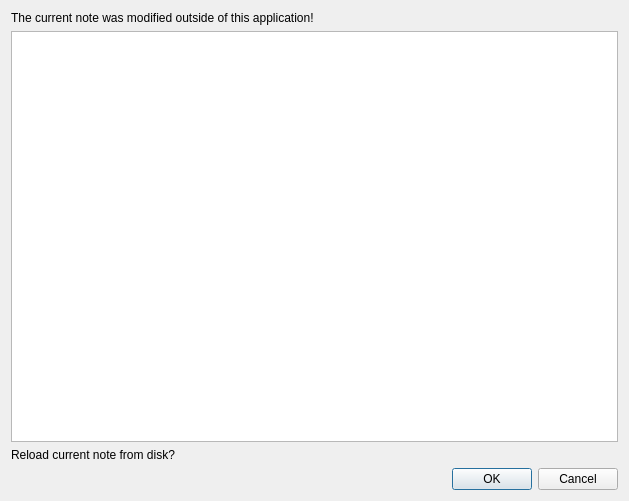
<?xml version="1.0" encoding="UTF-8"?>
<ui version="4.0">
 <class>NoteDiffDialog</class>
 <widget class="QDialog" name="NoteDiffDialog">
  <property name="windowModality">
   <enum>Qt::ApplicationModal</enum>
  </property>
  <property name="geometry">
   <rect>
    <x>0</x>
    <y>0</y>
    <width>629</width>
    <height>501</height>
   </rect>
  </property>
  <property name="windowTitle">
   <string>Note was modified externaly!</string>
  </property>
  <property name="modal">
   <bool>true</bool>
  </property>
  <layout class="QGridLayout" name="gridLayout">
   <item row="0" column="0">
    <layout class="QVBoxLayout" name="verticalLayout">
     <property name="spacing">
      <number>6</number>
     </property>
     <property name="sizeConstraint">
      <enum>QLayout::SetMinAndMaxSize</enum>
     </property>
     <item>
      <widget class="QLabel" name="label_2">
       <property name="text">
        <string>The current note was modified outside of this application!</string>
       </property>
      </widget>
     </item>
     <item>
      <widget class="QTextEdit" name="textEdit">
       <property name="readOnly">
        <bool>true</bool>
       </property>
      </widget>
     </item>
     <item>
      <widget class="QLabel" name="label">
       <property name="text">
        <string>Reload current note from disk?</string>
       </property>
      </widget>
     </item>
     <item>
      <widget class="QDialogButtonBox" name="buttonBox">
       <property name="sizePolicy">
        <sizepolicy hsizetype="Expanding" vsizetype="Fixed">
         <horstretch>0</horstretch>
         <verstretch>0</verstretch>
        </sizepolicy>
       </property>
       <property name="minimumSize">
        <size>
         <width>200</width>
         <height>0</height>
        </size>
       </property>
       <property name="maximumSize">
        <size>
         <width>1000</width>
         <height>16777215</height>
        </size>
       </property>
       <property name="orientation">
        <enum>Qt::Horizontal</enum>
       </property>
       <property name="standardButtons">
        <set>QDialogButtonBox::Cancel|QDialogButtonBox::Ok</set>
       </property>
      </widget>
     </item>
    </layout>
   </item>
  </layout>
 </widget>
 <resources/>
 <connections>
  <connection>
   <sender>buttonBox</sender>
   <signal>accepted()</signal>
   <receiver>NoteDiffDialog</receiver>
   <slot>accept()</slot>
   <hints>
    <hint type="sourcelabel">
     <x>248</x>
     <y>254</y>
    </hint>
    <hint type="destinationlabel">
     <x>157</x>
     <y>274</y>
    </hint>
   </hints>
  </connection>
  <connection>
   <sender>buttonBox</sender>
   <signal>rejected()</signal>
   <receiver>NoteDiffDialog</receiver>
   <slot>reject()</slot>
   <hints>
    <hint type="sourcelabel">
     <x>316</x>
     <y>260</y>
    </hint>
    <hint type="destinationlabel">
     <x>286</x>
     <y>274</y>
    </hint>
   </hints>
  </connection>
 </connections>
</ui>
